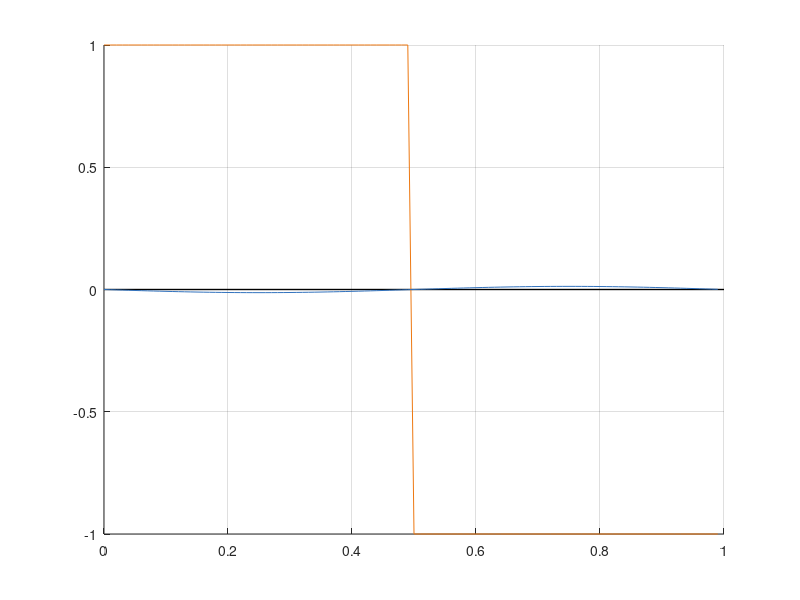

MATLAB code to generate this figure:
T=1; %väljs godtyckligt i 3.1 (b)
w=2*pi/T;
M=100
t=T*(0:M-1)/M

%Definerad funktion för att räkna ut b_k enligt ekvation (6)
b=@(k)4/(k*pi);

%Vår approximation för funktionen x(t), där a0=0
y=0;

%Här sker själva foruierserie uträkningen för alla ojämna 
%heltal från k=1 till k=99
for k=1:2:99
    y=y+b(k)*sin(k*w*t);
end
y=b(99)*sin(99*w*t)
%4/(pi*k)*sin(k*w*t)'=
%=4kw/(pi*k)*cos(k*w*t)=

hold on

%Plottar en linje y=0
line(xlim(), [0,0], 'LineWidth', 1, 'Color', 'black');

%Plottar den originella fyrkantsvågen, samt vår approximation
s=square(w*t);
plot(t,s,'Color','#ed7811')
plot(t,y,'Color','#3272bd')

grid on